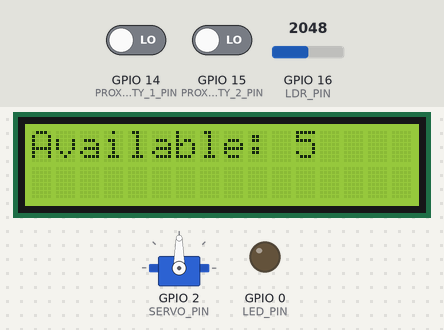
A sketch run on a simulated ESP32. On the bench: servo, 16×2 character LCD, output pins drawn as LEDs (lit = HIGH). Inputs (shaded band) come from the test bench; at power-on: GPIO 14 (PROXIMITY_1_PIN) LOW, GPIO 16 (LDR_PIN) = 2048, GPIO 15 (PROXIMITY_2_PIN) LOW.

Above: at 1.2 s.
1.3 s: GPIO 14 (PROXIMITY_1_PIN) driven HIGH
At 3.1 s:
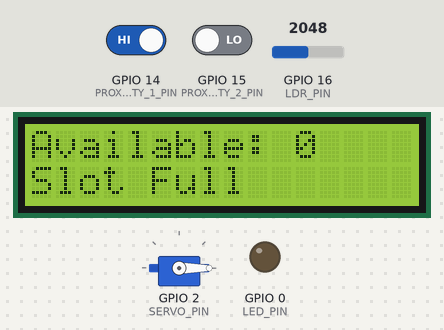
3.4 s: GPIO 16 (LDR_PIN) set to 521
4.9 s: GPIO 16 (LDR_PIN) set to 466
At 5.3 s:
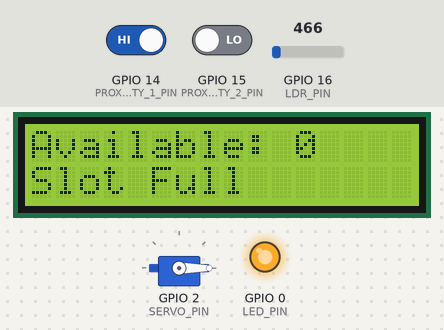
6.5 s: GPIO 15 (PROXIMITY_2_PIN) driven HIGH
At 7.9 s:
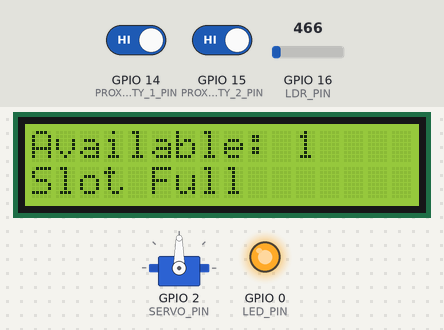
9.5 s: GPIO 14 (PROXIMITY_1_PIN) driven LOW
At 9.67 s:
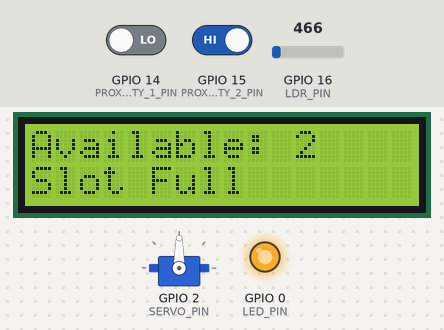
11.1 s: GPIO 16 (LDR_PIN) set to 540
At 11.24 s:
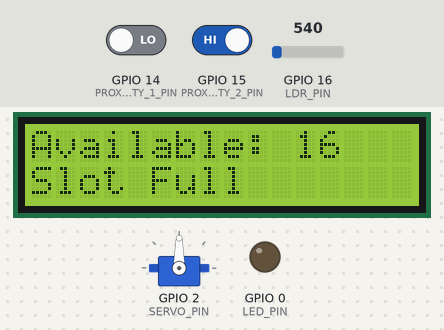
Timing chart, 0 to 14.0 s (numbered marks = the images above; inputs shaded):
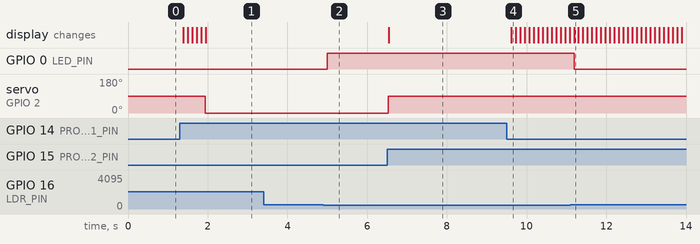

Measured:
- the behaviour switches between 500 and 499 on GPIO 16 (LDR_PIN) (found by bisection; images 1 and 2)
- after the input at 1.3 s, servo on GPIO 2 (SERVO_PIN): 90° → 0° after 0.64 s; the display: first changes after 0.09 s (image 1 shows a later state)
- after the input at 3.4 s, every drawn part: stays the same
- after the input at 4.9 s, GPIO 0 (LED_PIN): LOW → HIGH after 0.10 s
- after the input at 6.5 s, servo on GPIO 2 (SERVO_PIN): 0° → 90° at once; the display: changes at once (image 3)
- after the input at 9.5 s, the display: changes after 0.12 s (image 4)
- after the input at 11.1 s, GPIO 0 (LED_PIN): HIGH → LOW after 0.09 s

The sketch:

main_v0.ino
```cpp
#include <LiquidCrystal_I2C.h>
#include <Wire.h>;
#include <ESP32Servo.h>


// Set up constants for pins
const int SERVO_PIN  = 2;
const int PROXIMITY_1_PIN = 14;
const int PROXIMITY_2_PIN = 15;
const int LDR_PIN = 16;
const int LED_PIN = 0;

// Set up variables for parking slots and occupancy
const int NUM_SLOTS = 5;
int slots_available = NUM_SLOTS;

// Set up objects for devices
Servo myServo;

// set the LCD number of columns and rows and define the point
int lcdColumns = 16;
int lcdRows = 2;
#define SDA 13
#define SCL 12
LiquidCrystal_I2C lcd(0x27, lcdColumns, lcdRows);


void setup() {
  Wire.begin(SDA, SCL);
  // Initialize devices
  pinMode(PROXIMITY_1_PIN, INPUT);
  pinMode(PROXIMITY_2_PIN, INPUT);
  pinMode(LDR_PIN, INPUT);
  pinMode(LED_PIN, OUTPUT);
  myServo.attach(SERVO_PIN);

  // Display initial slot availability on LCD
  lcd.init();
  lcd.backlight();
  lcd.setCursor(0, 0);
  lcd.print("Available: ");
  lcd.print(slots_available);
}

void loop() {
 // myServo.write(0);
  // Check for incoming car
  if (digitalRead(PROXIMITY_1_PIN) == HIGH) {
    // Check if there are any available slots
    if (slots_available > 0) {
      // Open barrier and decrease slot count
      myServo.write(90);
      slots_available--;

      // Update LCD with new slot availability
      lcd.setCursor(0, 0);
      lcd.print("Available: ");
      lcd.print(slots_available);
    }
    else {
      myServo.write(0);
      // Display "Slot Full" on LCD
      lcd.setCursor(0, 1);
      lcd.print("Slot Full");
    }
  }

  // Check for outgoing car
  if (digitalRead(PROXIMITY_2_PIN) == HIGH) {
    // Open barrier and increase slot count
    myServo.write(90);
    slots_available++;

    // Update LCD with new slot availability
    lcd.setCursor(0, 0);
    lcd.print("Available: ");
    lcd.print(slots_available);
  }

  // Check LDR reading and turn on LED if it is less than 500
  int ldr_reading = analogRead(LDR_PIN);
  if (ldr_reading < 500) {
    digitalWrite(LED_PIN, HIGH);
  }
  else {
    digitalWrite(LED_PIN, LOW);
  }

  // Delay to prevent rapid changes
  delay(100);
}
```
